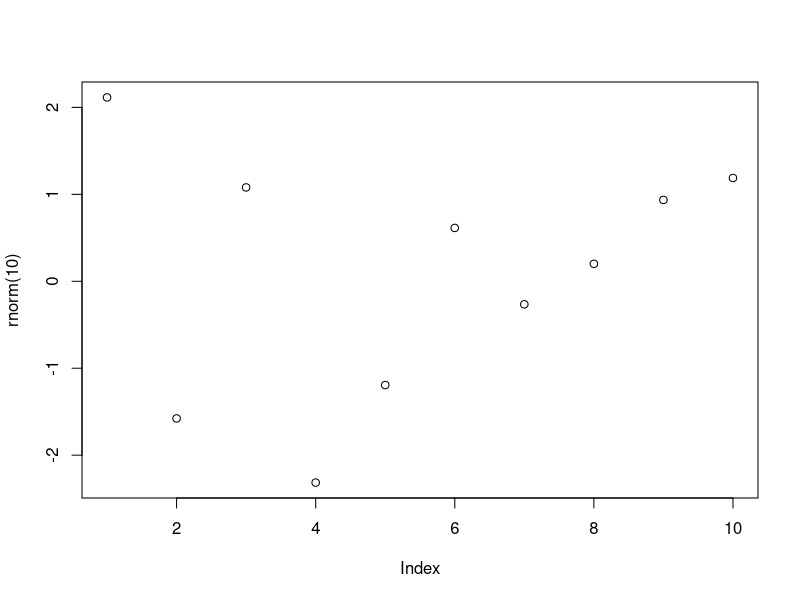
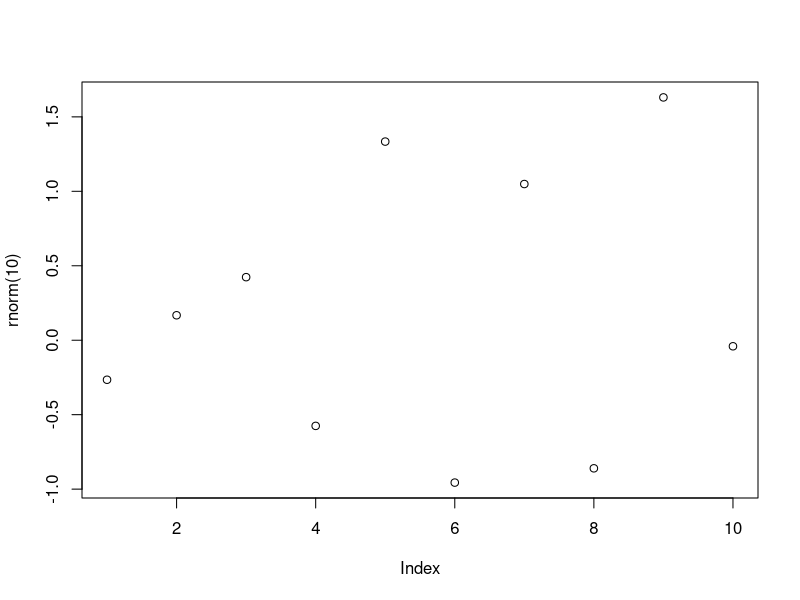
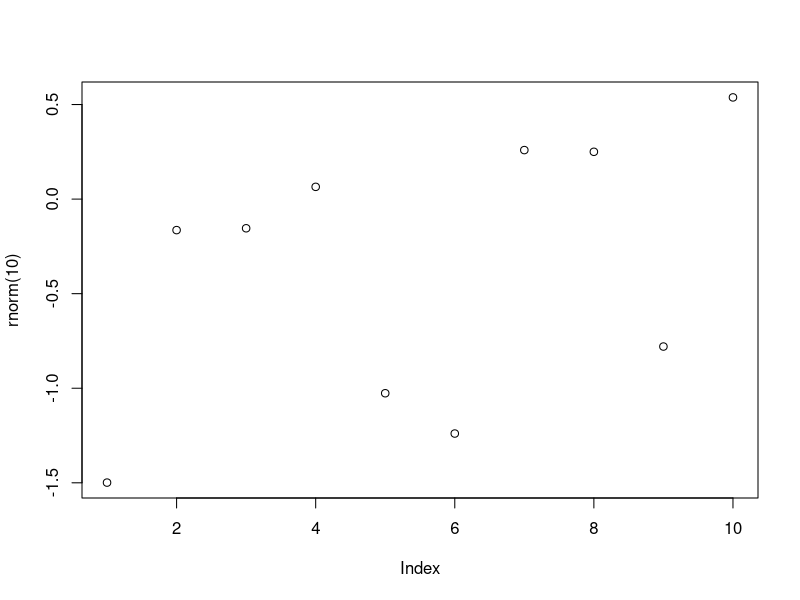

These figures' R source, in order:
## ---- chunk 1
plot(rnorm(10))
## ---- chunk 2
plot(rnorm(10))
## ---- chunk 3
plot(rnorm(10))
